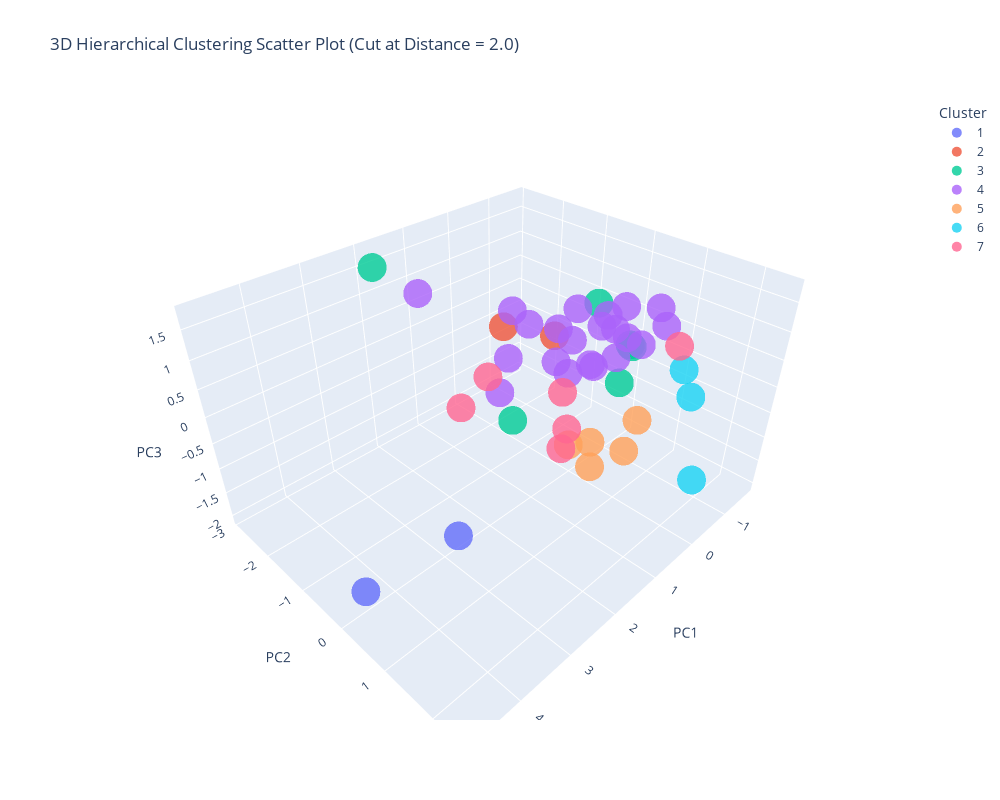

Notebook cell for this chart:
### Markdown cell above
#### 4.4.2. 3D Plot (Interactive)

### Code cell
# Set the best HClust model based on found parameters
hclust_best = fcluster(linkage_matrix_best, t=7.0, criterion='maxclust')

# Assign clusters and prepare labels
df_pca_titles_temp2 = df_pca_titles.copy()
df_pca_titles_temp2['Hierarchical_Cluster'] = pd.Series(hclust_best).astype(str)

# Create ordered cluster labels for legend
unique_clusters = sorted(np.unique(hclust_best))
sorted_cluster_labels = [str(i) for i in unique_clusters]

# Plot the 3D PC plot with hirarchical clustering
fig = px.scatter_3d(
    df_pca_titles_temp2,
    x='PC1', y='PC2', z='PC3',
    color='Hierarchical_Cluster',
    hover_name='Title',
    title='3D Hierarchical Clustering Scatter Plot (Cut at Distance = 2.0, Number of Clusters = 7)',
    labels={'Hierarchical_Cluster': 'Cluster'},
    category_orders={'Hierarchical_Cluster': sorted_cluster_labels},
    opacity=0.8
)

fig.update_traces(marker=dict(size=10))
fig.update_layout(width=1000, height=800)
fig.show()

### Figure 1 — Plotly figure (JSON) as saved in the notebook; plotly's stock layout.template omitted (floating-point values rounded to 4 significant figures)
{"data": [{"hovertemplate": "<b>%{hovertext}</b><br><br>Cluster=1<br>PC1=%{x}<br>PC2=%{y}<br>PC3=%{z}<extra></extra>", "hovertext": ["The Dark Knight", "Inception"], "legendgroup": "1", "marker": {"color": "#636efa", "opacity": 0.8, "size": 10, "symbol": "circle"}, "mode": "markers", "name": "1", "scene": "scene", "showlegend": true, "type": "scatter3d", "x": [4.772, 3.335], "y": [0.4622, 0.7339], "z": [-1.179, -0.9579]}, {"hovertemplate": "<b>%{hovertext}</b><br><br>Cluster=2<br>PC1=%{x}<br>PC2=%{y}<br>PC3=%{z}<extra></extra>", "hovertext": ["Guardians of the Galaxy", "Mad Max: Fury Road"], "legendgroup": "2", "marker": {"color": "#EF553B", "opacity": 0.8, "size": 10, "symbol": "circle"}, "mode": "markers", "name": "2", "scene": "scene", "showlegend": true, "type": "scatter3d", "x": [0.2399, -0.4505], "y": [-1.451, -0.8785], "z": [0.3318, 0.1051]}, {"hovertemplate": "<b>%{hovertext}</b><br><br>Cluster=3<br>PC1=%{x}<br>PC2=%{y}<br>PC3=%{z}<extra></extra>", "hovertext": ["WALL·E", "Jagten", "Warrior", "El secreto de sus ojos", "Star Wars: Episode VII - The Force Awakens", "The Help"], "legendgroup": "3", "marker": {"color": "#00cc96", "opacity": 0.8, "size": 10, "symbol": "circle"}, "mode": "markers", "name": "3", "scene": "scene", "showlegend": true, "type": "scatter3d", "x": [0.3044, -1.271, -0.8338, -1.326, 1.817, -0.5809], "y": [-1.142, 0.01484, 0.4449, 0.1629, -2.884, -0.08184], "z": [-1.468, -0.8416, 0.3092, -0.05002, 1.476, 0.9823]}, {"hovertemplate": "<b>%{hovertext}</b><br><br>Cluster=4<br>PC1=%{x}<br>PC2=%{y}<br>PC3=%{z}<extra></extra>", "hovertext": ["La La Land", "Inglourious Basterds", "Up", "Hacksaw Ridge", "The Wolf of Wall Street", "Room", "Pan's Labyrinth", "Inside Out", "Gran Torino", "Incendies", "PK", "Lion", "Zootopia", "The Avengers", "Gone Girl", "Prisoners", "12 Years a Slave", "Harry Potter and the Deathly Hallows: Part 2", "No Country for Old Men", "Shutter Island", "Ah-ga-ssi"], "legendgroup": "4", "marker": {"color": "#ab63fa", "opacity": 0.8, "size": 10, "symbol": "circle"}, "mode": "markers", "name": "4", "scene": "scene", "showlegend": true, "type": "scatter3d", "x": [-0.6015, 0.86, 0.1592, -0.9598, 0.8317, -1.343, -0.8055, -0.4243, -0.3786, -1.424, -1.114, -1.662, -0.7071, 1.77, -0.03603, -0.616, -0.775, 0.1886, -0.5811, 0.1023, -1.575], "y": [-0.09699, 0.5293, -1.618, 0.2889, 1.145, -0.1657, -0.3178, -1.973, -0.7527, 0.2786, 0.9094, -0.4618, -1.724, -1.803, -0.07298, 0.4404, -0.1196, -1.289, -0.5778, -0.3342, 0.4776], "z": [-0.2486, 0.5525, -1.154, 0.3324, 1.75, -0.4201, -0.3935, -0.8144, -0.3405, 0.001634, 0.7351, -0.07445, -0.09379, 1.375, 1.082, 1.098, 0.4642, 0.6804, 0.08643, 0.676, 0.7338]}, {"hovertemplate": "<b>%{hovertext}</b><br><br>Cluster=5<br>PC1=%{x}<br>PC2=%{y}<br>PC3=%{z}<extra></extra>", "hovertext": ["Kimi no na wa", "The Intouchables", "The Prestige", "Whiplash", "The Lives of Others"], "legendgroup": "5", "marker": {"color": "#FFA15A", "opacity": 0.8, "size": 10, "symbol": "circle"}, "mode": "markers", "name": "5", "scene": "scene", "showlegend": true, "type": "scatter3d", "x": [-1.045, -0.03417, 0.7156, -0.4411, -0.4073], "y": [0.4288, 0.4259, 0.5101, 0.0879, 1.032], "z": [-2.057, -1.845, -0.8963, -1.705, -0.7137]}, {"hovertemplate": "<b>%{hovertext}</b><br><br>Cluster=6<br>PC1=%{x}<br>PC2=%{y}<br>PC3=%{z}<extra></extra>", "hovertext": ["Dangal", "Taare Zameen Par", "3 Idiots"], "legendgroup": "6", "marker": {"color": "#19d3f3", "opacity": 0.8, "size": 10, "symbol": "circle"}, "mode": "markers", "name": "6", "scene": "scene", "showlegend": true, "type": "scatter3d", "x": [0.108, -0.379, -0.2663], "y": [2.448, 1.936, 1.812], "z": [-0.84, 0.2026, 0.6819]}, {"hovertemplate": "<b>%{hovertext}</b><br><br>Cluster=7<br>PC1=%{x}<br>PC2=%{y}<br>PC3=%{z}<extra></extra>", "hovertext": ["Interstellar", "The Departed", "The Dark Knight Rises", "Django Unchained", "Bahubali: The Beginning", "Toy Story 3"], "legendgroup": "7", "marker": {"color": "#FF6692", "opacity": 0.8, "size": 10, "symbol": "circle"}, "mode": "markers", "name": "7", "scene": "scene", "showlegend": true, "type": "scatter3d", "x": [1.999, 1.231, 2.706, 1.464, -0.8927, 0.3267], "y": [1.405, 0.8695, 0.1733, 0.9399, 1.321, -1.757], "z": [0.2358, -0.1148, 0.6573, 0.6896, 0.6227, -0.7919]}], "layout": {"height": 800, "legend": {"title": {"text": "Cluster"}, "tracegroupgap": 0}, "scene": {"domain": {"x": [0, 1], "y": [0, 1]}, "xaxis": {"title": {"text": "PC1"}}, "yaxis": {"title": {"text": "PC2"}}, "zaxis": {"title": {"text": "PC3"}}}, "title": {"text": "3D Hierarchical Clustering Scatter Plot (Cut at Distance = 2.0)"}, "width": 1000}}
